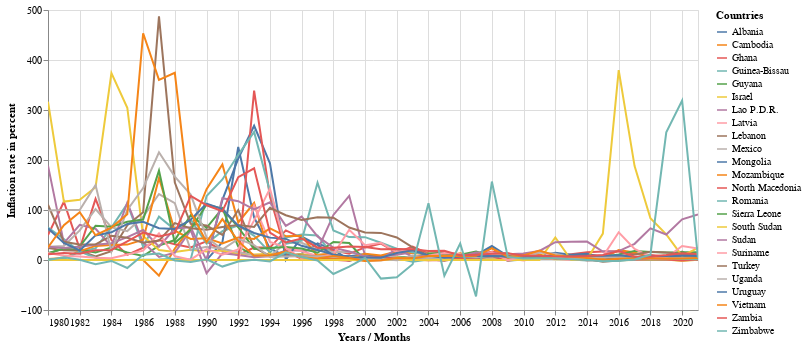

The notebook cell saved with this chart:
### Code cell
#hide-input
ecb.plot_altair_legend_selectable(df_mediuminflation, 
                                  'Years / Months', 
                                  'Inflation rate in percent', 
                                  'Countries',
                                   650,
                                   300)

### Figure 1 — Vega-Lite specification as saved in the notebook (floating-point values rounded to 4 significant figures; data arrays with more than 128 entries replaced by an {"elided": "..."} marker saying what was removed)
{"config": {"view": {"continuousWidth": 400, "continuousHeight": 300}}, "data": {"name": "data-65bb97043d548cf0b76bb9e35972846d"}, "mark": "line", "encoding": {"color": {"type": "nominal", "field": "Countries"}, "opacity": {"condition": {"value": 1, "selection": "selector047"}, "value": 0.2}, "tooltip": [{"type": "quantitative", "field": "Inflation rate in percent"}, {"type": "nominal", "field": "Countries"}], "x": {"type": "temporal", "field": "Years / Months"}, "y": {"type": "quantitative", "field": "Inflation rate in percent"}}, "height": 300, "selection": {"selector047": {"type": "multi", "fields": ["Countries"], "bind": "legend"}, "selector048": {"type": "interval", "bind": "scales", "encodings": ["x", "y"]}}, "width": 650, "$schema": "https://vega.github.io/schema/vega-lite/v4.8.1.json", "datasets": {"data-65bb97043d548cf0b76bb9e35972846d": {"elided": "1008 records"}}}
